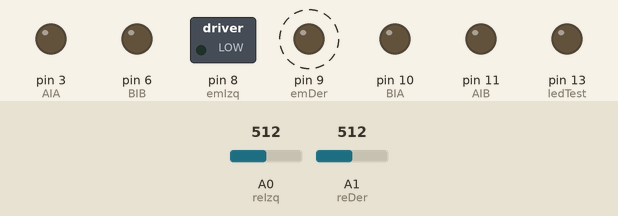
This sketch was run on a simulated Arduino Uno, built with avr-gcc and run on an emulated ATmega328P. On the bench: switched loads named in the sketch (green lamp = pin HIGH), output pins drawn as LEDs (lit = HIGH). Dashed ring = blinking. The test bench sets the inputs (shaded band); at power-on: A0 (reIzq) = 512, A1 (reDer) = 512. What the sketch prints to the serial monitor is not drawn.

Above: at 0.4 s.
Timing chart, 0 to 3.0 s (numbered marks = the images above):
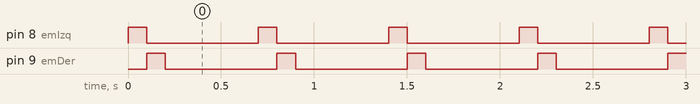

Measured:
- by itself, pin 8 (emIzq), pin 9 (emDer): alternates HIGH for 0.10 s and LOW for 0.60 s
- by itself, everything shown: repeats every 0.70 s, in 3 steps

The sketch:

Prueba_de_sensores_infrarojos.ino
```cpp
//definir variables de salida

const int emIzq = 8;
const int emDer = 9;

const int ledTest = 13;

//variables de los motores
const int AIA = 3;
const int AIB = 11;
const int BIA = 10;
const int BIB = 6;

// variables de entrada

const int reIzq = A0;
const int reDer = A1;

//datos guardados

int valIzq = 0;
int valDer = 0;

void setup()
{
  //iniciamos las salidas
  Serial.begin(9600);

 pinMode(emIzq, OUTPUT);
 pinMode(emDer, OUTPUT);
 pinMode(ledTest, OUTPUT);
 pinMode(AIA, OUTPUT);
 pinMode(AIB, OUTPUT);
 pinMode(BIA, OUTPUT);
 pinMode(BIB, OUTPUT);

 digitalWrite(ledTest, LOW);
 digitalWrite(emIzq, LOW);
 digitalWrite(emDer, LOW);
}

void loop()
{
  digitalWrite(emIzq, HIGH);
  valIzq = analogRead(reIzq);
  delay(100);
  digitalWrite(emIzq, LOW);

  digitalWrite(emDer, HIGH);
  valDer = analogRead(reDer);
  delay(100);
  digitalWrite(emDer, LOW);

  Serial.println("ValIzq/ValDer");
  Serial.print(valIzq);
  Serial.print("/");
  Serial.print(valDer);

  delay(500);
}
```
